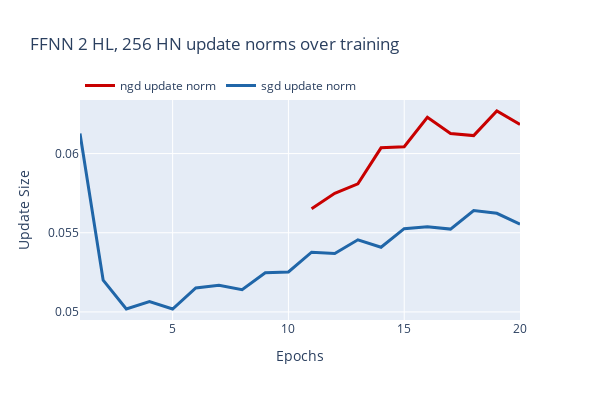

Notebook code for this chart:
### Code cell
# Gradient norms over epochs for NGD and SGD, note that each step corresponds to one minibatch

update_norm_figures = {}

for title in models.keys():
    update_norm_fig = go.Figure()
    color_index = 0
    for optim in optimizers:
        color = color_cycle[color_index % len(color_cycle)]
        color_index += 1

        #swapping and the adding of Nones to ngd causes the indexing to be weird
        if hp["experiment_type"] == "swap" and optim=='ngd':
            norm_y=update_norms[title][optim][1:]
        else:
            norm_y=update_norms[title][optim]

        update_norm_fig.add_trace(go.Scatter(
            x=np.arange(1, hp["num_epochs"]+1),
            #y=np.convolve(all_update_norms[title][optim], np.ones(30)/30, mode="same"),
            #y=all_update_norms[title][optim],

            #remove the first None of ngd as it is added without any updates, the first epoch has no updates
            y=norm_y,
            mode="lines",
            line=dict(color=color, width=3),
            name=f"{optim} update norm"))
    update_norm_fig.update_layout(
        title=f"{title} update norms over training",
        xaxis_title="Epochs",
        xaxis=dict(
            dtick=5,),
        yaxis_title="Update Size",
        yaxis_type="linear",
        width=600,
        height=400,
        legend=dict(
            x=0,
            y=1,
            xanchor='left',
            yanchor='bottom',
            orientation='h',
        ),
    )
    update_norm_figures[title] = update_norm_fig
    update_norm_fig.show()

### Figure 1 — Plotly figure (JSON) as saved in the notebook; plotly's stock layout.template omitted (floating-point values rounded to 4 significant figures)
{"data": [{"line": {"color": "rgb(200, 0, 0)", "width": 3}, "mode": "lines", "name": "ngd update norm", "type": "scatter", "x": [1, 2, 3, 4, 5, 6, 7, 8, 9, 10, 11, 12, 13, 14, 15, 16, 17, 18, 19, 20], "y": [null, null, null, null, null, null, null, null, null, null, 0.05652, 0.05749, 0.05809, 0.06036, 0.06043, 0.06229, 0.06127, 0.06113, 0.06269, 0.06183]}, {"line": {"color": "rgb(32, 102, 168)", "width": 3}, "mode": "lines", "name": "sgd update norm", "type": "scatter", "x": [1, 2, 3, 4, 5, 6, 7, 8, 9, 10, 11, 12, 13, 14, 15, 16, 17, 18, 19, 20], "y": [0.06126, 0.05201, 0.05019, 0.05065, 0.05018, 0.05151, 0.05169, 0.0514, 0.05247, 0.05253, 0.05377, 0.05369, 0.05455, 0.05409, 0.05526, 0.05538, 0.05523, 0.0564, 0.05623, 0.05554]}], "layout": {"height": 400, "legend": {"orientation": "h", "x": 0, "xanchor": "left", "y": 1, "yanchor": "bottom"}, "title": {"text": "FFNN 2 HL, 256 HN update norms over training"}, "width": 600, "xaxis": {"dtick": 5, "title": {"text": "Epochs"}}, "yaxis": {"title": {"text": "Update Size"}, "type": "linear"}}}
